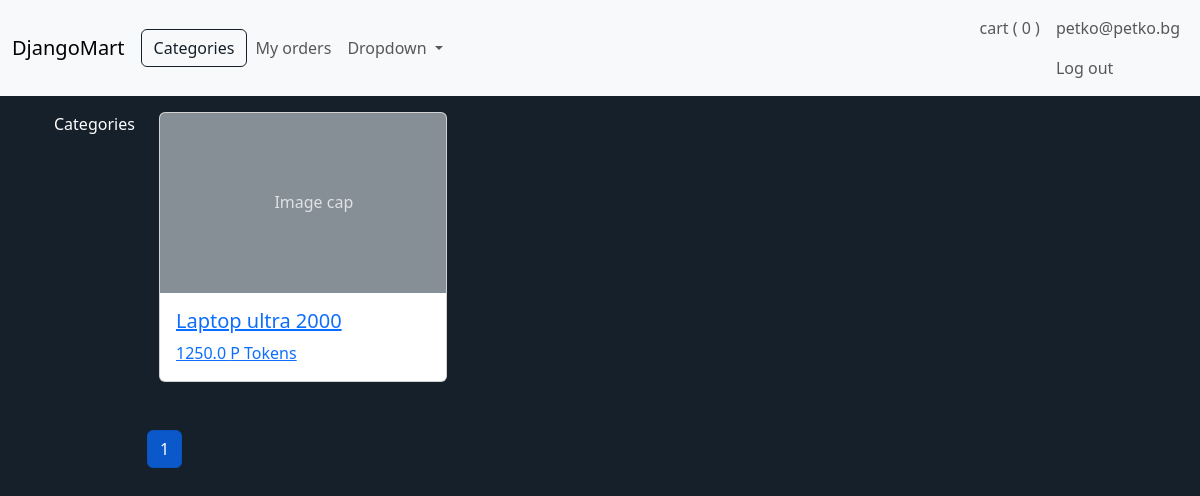
The page /category/laptops (signed in) on the database its author committed.
### DjangoMartApp/models.py (models this page shows, shortened)
class ShoppingCart(models.Model):
    user_id = models.ForeignKey(User, on_delete=models.CASCADE)
    total_items_count = models.PositiveIntegerField(default=0)

class User(AbstractUser):
    first_name = models.CharField(max_length=50)
    last_name = models.CharField(max_length=50)
    phone_number = models.CharField(max_length=15, blank=True)
    total_purchased_amount = models.FloatField(default=0)
    available_tokens = models.FloatField(default=500,  validators=[MinValueValidator(0)])
    delivery_details_provided_count = models.PositiveSmallIntegerField(default=0, validators=[MaxValueValidator(3)])
    is_deleted = models.BooleanField(default=False)
    is_api_user = models.BooleanField(default=False)
    created_date = models.DateTimeField(default=timezone.now, editable=False)
    updated_date = models.DateTimeField(auto_now=True)

class Product(models.Model):
    title = models.CharField(max_length=100)
    description = models.TextField(max_length=2000)
    price = models.FloatField(validators=[MinValueValidator(1.0)])
    brand = models.ForeignKey(Brand, on_delete=models.CASCADE)
    stock = models.PositiveIntegerField(validators=[MinValueValidator(1)])
    rating = models.FloatField(default=0)
    rating_count = models.IntegerField(default=0)
    sales_count = models.IntegerField(default=0)
    categories = models.ManyToManyField(Category)
    product_weight = models.CharField(max_length=50, blank=True, null=True)
    product_height = models.CharField(max_length=50, blank=True, null=True)
    product_width = models.CharField(max_length=50, blank=True, null=True)
    product_length = models.CharField(max_length=50, blank=True, null=True)
    package_weight = models.CharField(max_length=50, blank=True, null=True)
    package_height = models.CharField(max_length=50, blank=True, null=True)
    package_width = models.CharField(max_length=50, blank=True, null=True)
    package_length = models.CharField(max_length=50, blank=True, null=True)
    warranty = models.PositiveIntegerField(blank=True, null=True)
    created_date = models.DateTimeField(auto_now_add=True)
    updated_date = models.DateTimeField(auto_now=True)
    is_active = models.BooleanField(default=True)

### DjangoMartApp/views/web.py (the view)
# urls.py: path('category/<str:category_slug>', category_view, name='category'),
def category_view(request, category_slug):
    category = get_object_or_404(Category, slug=category_slug)
    products = Paginator(Product.objects.filter(categories=category, is_active=True).order_by('-sales_count'), 20)
    page_number = request.GET.get('page')
    products_page = products.get_page(page_number)
    return render_django_mart_app(request, 'category', {'products':products_page})

### DjangoMartApp/context_processors.py (called while the page is built)
def categories_processor(request):
    return {
        'categories': Category.objects.filter(is_active=True)
    }

def cart_processor(request):
    if request.user.is_authenticated:
        try:
            cart = ShoppingCart.objects.get(user_id=request.user)
        except ShoppingCart.DoesNotExist:
            cart = None
    else:
        cart = None
    return {'shopping_cart': cart}

### DjangoMartApp/views/utility.py (called while the page is built)
def render_django_mart_app(request, template_name, context=None):
    if context is None:
        context = {}
    full_template_name = f'DjangoMartApp/{template_name}.html'
    return render(request, full_template_name, context)

### DjangoMartApp/templates/DjangoMartApp/category.html (shortened to what this page needs)
{% extends "DjangoMartApp/layout.html" %}
{% block body %}
    <div class="container mt-3">
        <div class="row">
            <div class="col-1 ml-2">
                Categories
            </div>
            <div class="col">
                <div class="container mb-5">
                    {% for product in products %}
                    <div class="card" style="width: 18rem;">
                        <a href="{% url 'product' product.id %}">
                            <svg aria-label="Placeholder: Image cap" class="bd-placeholder-img card-img-top" height="180" preserveAspectRatio="xMidYMid slice" role="img" width="100%" xmlns="http://www.w3.org/2000/svg">
                                <text x="40%" y="50%" fill="#dee2e6" dy=".3em">
                                    Image cap
                                </text>
                            </svg>
                            <div class="card-body">
                                <h5 class="card-title">{{ product.title }}</h5>
                                <p class="card-text">{{product.price}} P Tokens</p>
                            </div>
                        </a>
                    </div>
                    {% endfor %}
                </div>
                <div>
                    {% for num in products.paginator.page_range %}
                        {% if num == 1 or num == products.paginator.num_pages %}
                            {% if num == products.number %}
                                <span class="btn btn-primary active">{{ num }}</span>
                            {% else %}
                                <a class="btn btn-light" href="?page={{ num }}">{{ num }}</a>
                            {% endif %}
                        {% elif num == products.number %}
                            <span class="btn btn-primary active">{{ num }}</span>
                        {% elif num >= products.number|add:"-2" and num <= products.number|add:"2" %}
                            <a class="btn btn-light" href="?page={{ num }}">{{ num }}</a>
                        {% elif num == products.number|add:"-3" or num == products.number|add:"3" %}
                            <span class="btn disabled">...</span>
                        {% endif %}
                    {% endfor %}
                </div>
            </div>
        </div>
    </div>
{% endblock %}

### DjangoMartApp/templates/DjangoMartApp/layout.html (shortened to what this page needs)
{% load static %}
<!doctype html>
<html lang="en">
  <head>
    <link href="https://cdn.jsdelivr.net/npm/bootstrap@5.3.7/dist/css/bootstrap.min.css" rel="stylesheet">
    <link href="{% static 'DjangoMartApp/styles.css' %}" rel="stylesheet">
  </head>
  <body>
    <nav class="navbar navbar-expand-lg bg-body-tertiary">
      <div class="container-fluid">
        <a class="navbar-brand" href="{% url 'homepage' %}">DjangoMart</a>
        <button type="button" class="btn active" id="dark-element" data-bs-toggle="offcanvas" data-bs-target="#catOffcanvas">
          Categories
        </button>
        <div class="collapse navbar-collapse" id="navbarSupportedContent">
          <ul class="navbar-nav me-auto mb-2 mb-lg-0">
            {% if user.is_authenticated %}
              <li class="nav-item">
                <a class="nav-link" href="{% url 'orders' %}">My orders</a>
              </li>
            {% endif %}
            <li class="nav-item dropdown">
              <a class="nav-link dropdown-toggle" href="#" role="button" data-bs-toggle="dropdown" aria-expanded="false">
                Dropdown
              </a>
            </li>
          </ul>
          <div class="d-flex navbar-nav">
            {% if user.is_authenticated %}
            <a class="nav-link" href="{% url 'cart' %}">cart
              (
              <span id="cartItemsCount">
                {{shopping_cart.total_items_count}}
              </span>
              )
            </a>
              <li class="nav-item">
                <a class="nav-link" href="{% url 'logout_view' %}">{{user.username}}</a>
                <a class="nav-link" href="{% url 'logout_view' %}">Log out</a>
              </li>
            {% else %}
              <li class="nav-item">
                <a class="nav-link" href="{% url 'login_view' %}">Log In</a>
              </li>
            {% endif %}
          </div>
        </div>
      </div>
    </nav>
    <div class="container">
      {% block body %}
      {% endblock %}
    </div>
  </body>
</html>

### DjangoMartApp/static/DjangoMartApp/styles.css (style rules this page uses)
body { background-color:rgb(21, 32, 43); color: white; }
#dark-element { border-color: rgb(21, 32, 43) !important; color: rgb(21, 32, 43) !important; }

### rows shown on the page
ShoppingCart: total_items_count "0"
User: username "petko@petko.bg"
Product: title "Laptop ultra 2000", price "1250.0"

### other values the page prints
{{ num }} "1"
